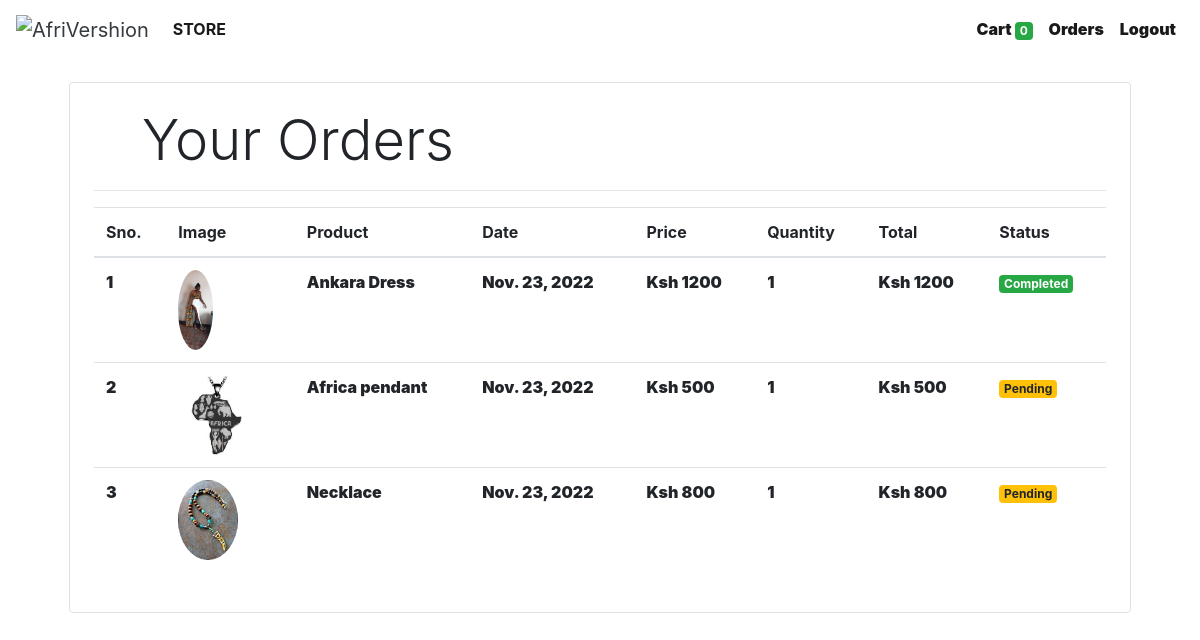
The page /orders (signed in) on the database as committed earlier.
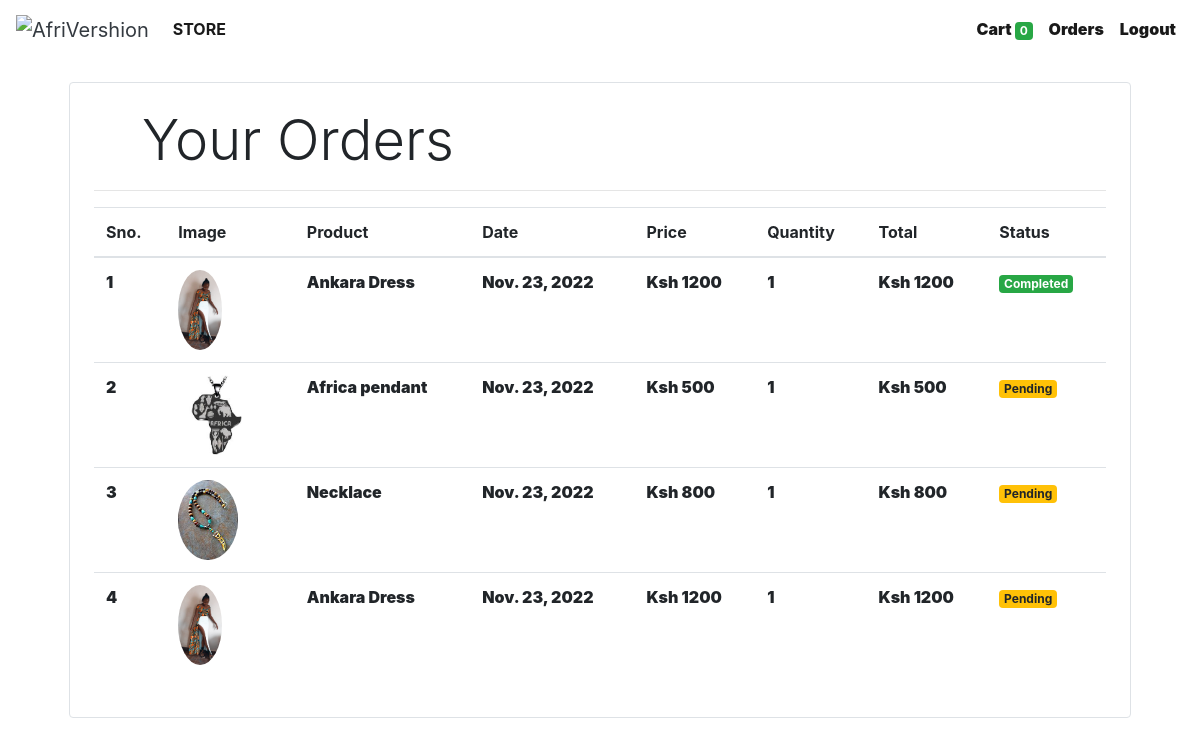
The same page on the database as committed later.
### store/models/orders.py (models this page shows, shortened)
class Order(models.Model):
    product = models.ForeignKey(Products,
                                on_delete=models.CASCADE)
    customer = models.ForeignKey(Customer,
                                 on_delete=models.CASCADE)
    quantity = models.IntegerField(default=1)
    price = models.IntegerField()
    address = models.CharField (max_length=50, default='', blank=True)
    phone = models.CharField (max_length=50, default='', blank=True)
    date = models.DateField (default=datetime.datetime.today)
    status = models.BooleanField (default=False)
    @staticmethod
    def get_orders_by_customer(customer_id):
        return Order.objects.filter(customer=customer_id).order_by('-date')

### store/models/product.py (models this page shows, shortened)
class Products(models.Model):
    name = models.CharField(max_length=60)
    price= models.IntegerField(default=0)
    category= models.ForeignKey(Category,on_delete=models.CASCADE,default=1 )
    description= models.CharField(max_length=250, default='', blank=False, null= True)
    image= models.ImageField(upload_to='uploads/products/')

### store/middlewares/auth.py (the view)
    def middleware(request):
        print(request.session.get('customer'))
        returnUrl = request.META['PATH_INFO']
        print(request.META['PATH_INFO'])
        if not request.session.get('customer'):
           return redirect(f'login?return_url={returnUrl}')
        response = get_response(request)
        return response

### store/templatetags/custom_filter.py (called while the page is built)
@register.filter(name='currency')
def currency(number):
    return "Ksh "+str(number)

@register.filter(name='multiply')
def multiply(number , number1):
    return number * number1

### store/views/orders.py (called while the page is built)
    def get(self , request ):
        customer = request.session.get('customer')
        orders = Order.get_orders_by_customer(customer)
        print(orders)
        return render(request , 'orders.html'  , {'orders' : orders})

### store/templates/orders.html
{% extends 'base.html' %}
{% block content %}
{% load cart %}
{% load custom_filter %}
<div class="container">
   <div class="border rounded p-4 m-4">
        <p class="display-4 pl-4 ml-4">Your Orders</p>
        <hr>
        <table class="table">
            <thead>
                <tr>
                    <th>Sno.</th>
                    <th>Image</th>
                    <th>Product</th>
                    <th>Date</th>
                    <th>Price</th>
                    <th>Quantity</th>
                    <th>Total</th>
                    <th>Status</th>
                </tr>
            </thead>
            <tbody>
                {% for order in orders %}
                <tr>
                    <td>{{forloop.counter}}</td>
                    <td><img style="height: 80px;" class="rounded-circle" src="{{order.product.image.url}}" alt=""></td>
                    <td>{{order.product.name}}</td>
                    <td>{{order.date}}</td>
                    <td>{{order.price|currency}}</td>
                    <td>{{order.quantity}}</td>
                    <td>{{order.quantity|multiply:order.price|currency}}</td>
                    {% if order.status %}
                    <td><small class="badge badge-success">Completed</small></td>
                    {%else%}
                    <td><small class="badge badge-warning">Pending</small></td>
                    {% endif %}
                </tr>
                {% endfor %}
            </tbody>
        </table>
   </div>
</div>
{% endblock %}

Rows that differ between the two databases and show on the page:
changed through a linked row, Order (number 1 of 4 on the later page): product.image: a different picture
added Order: product.image (picture), product.name "Ankara Dress", date "Nov. 23, 2022", price "Ksh 1200", quantity "1", quantity|multiply "Ksh 1200", status "Pending"
